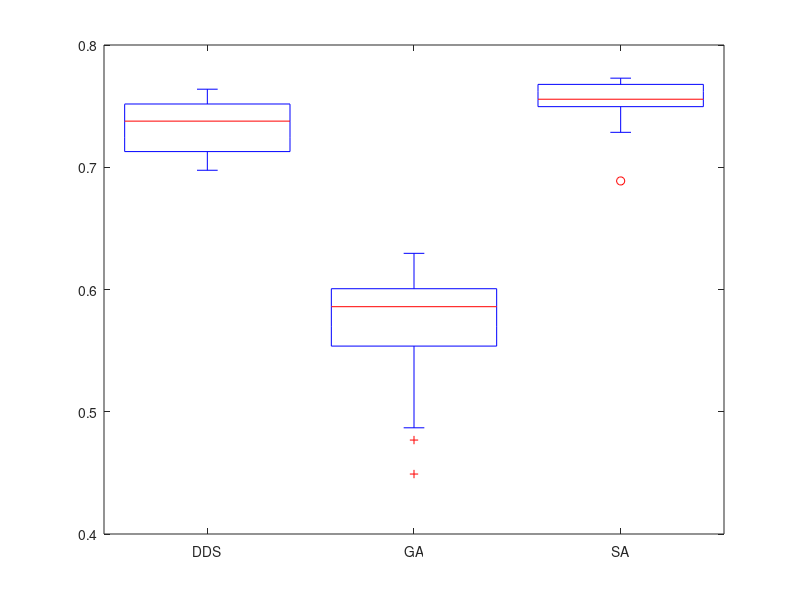
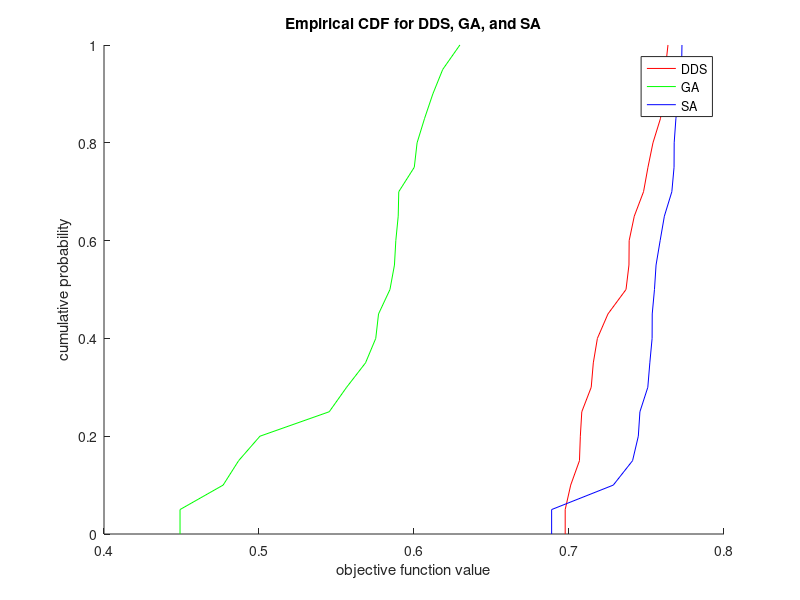

These charts were generated, in order, by the following MATLAB code:
%DDS:
DDS = [0.72513 0.70825 0.71831 0.74809 0.71433 0.76385 0.76094 0.69754 0.73678 0.74212 0.75094 0.71568 0.76212 0.75417 0.70109 0.70675 0.73881 0.70731 0.73868 0.75904];

% running GA:
GA = [5.873824e-001 5.753190e-001 6.068312e-001 5.901685e-001 5.844889e-001 5.882655e-001 6.019899e-001 5.771182e-001 5.453153e-001 4.490493e-001 6.121610e-001 6.001846e-001 4.868738e-001 5.687299e-001 5.006061e-001 4.768492e-001 5.565101e-001 6.185262e-001 6.295882e-001 5.898114e-001 ]

% running SA:
SA = [-7.457496e-001 -7.410139e-001 -7.536141e-001 -7.551384e-001 -7.536895e-001 -7.712034e-001 -7.663489e-001 -7.726179e-001 -7.677715e-001 -7.508422e-001 -7.587998e-001 -7.728770e-001 -7.615266e-001 -7.285694e-001 -7.561617e-001 -7.521449e-001 -7.447165e-001 -7.678549e-001 -7.689770e-001 -6.887951e-001 ]
SA = -SA;

% Combining:
res(1,:) = DDS;
res(2,:) = GA;
res(3,:) = SA;

% boxplot
figure
boxplot(res','labels', {'DDS' 'GA' 'SA'});

% ecdf
[fdds,xdds,flo,fup] = ecdf(DDS);
[fga,xga,flo,fup] = ecdf(GA);
[fsa,xsa,flo,fup] = ecdf(SA);

figure
hold on
plot(xdds,fdds, 'r');
plot(xga,fga, 'g');
plot(xsa,fsa, 'b');
ylabel('cumulative probability');
xlabel('objective function value');
title('Empirical CDF for DDS, GA, and SA');
legend('DDS', 'GA', 'SA');
